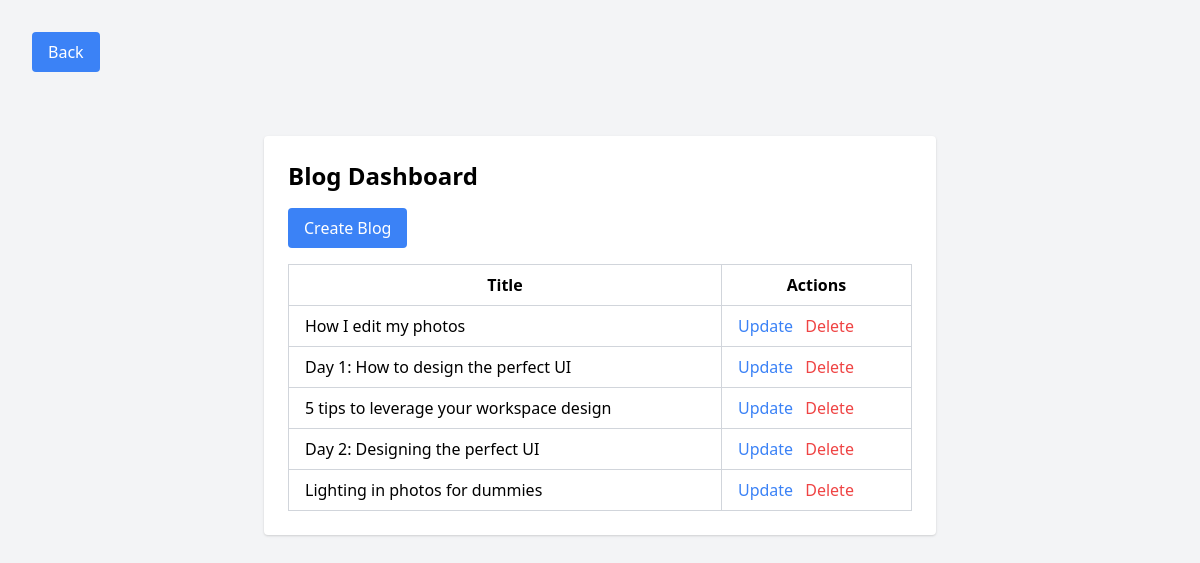
The page /dashboard (signed in) on the database its author committed.
### app.py (models this page shows)
class Blog(db.Model):
    id = db.Column(db.Integer, primary_key=True)
    title = db.Column(db.String(100), nullable=False)
    type = db.Column(db.String(100), nullable=False)
    date = db.Column(db.String(100), nullable=True)
    description = db.Column(db.Text, nullable=False)
    content = db.Column(db.Text, nullable=False)
    author_id = db.Column(db.Integer, db.ForeignKey('user.id'), nullable=False)

### app.py (the view)
@app.route('/dashboard')
def dashboard():
    try:
        if current_user.role == 'admin':
            blogs = Blog.query.all()
            return render_template('dashboard.html', blogs=blogs)
        else:
            return render_template('no_permission.html')
    except AttributeError:
        return render_template('no_permission.html')

### app.py (called while the page is built)
@login_manager.user_loader
def load_user(user_id):
    return User.query.get(int(user_id))

### templates/dashboard.html (shortened to what this page needs)
<!DOCTYPE html>
<html lang="en">
<head>
    <link href="https://cdn.jsdelivr.net/npm/tailwindcss@2.2.19/dist/tailwind.min.css" rel="stylesheet">
</head>
<body class="bg-gray-100 p-8">
    <header>
        <a href="{{url_for('index')}}" class="bg-blue-500 text-white px-4 py-2 rounded mb-4 inline-block">Back</a>
    </header>
    <br>
    <br>
    <div class="max-w-2xl mx-auto bg-white p-6 rounded shadow">
        <h1 class="text-2xl font-bold mb-4">Blog Dashboard</h1>
        <a href="{{ url_for('create') }}" class="bg-blue-500 text-white px-4 py-2 rounded mb-4 inline-block">Create Blog</a>
        <table class="w-full border-collapse border border-gray-300">
            <thead>
                <tr>
                    <th class="border border-gray-300 px-4 py-2">Title</th>
                    <th class="border border-gray-300 px-4 py-2">Actions</th>
                </tr>
            </thead>
            <tbody>
                {% for blog in blogs %}
                    <tr>
                        <td class="border border-gray-300 px-4 py-2">
                            <a href="{{ url_for('blog', blog_id=blog.id) }}">{{ blog.title }}</a>
                        </td>
                        <td class="border border-gray-300 px-4 py-2">
                            <a href="{{ url_for('update', blog_id=blog.id) }}" class="text-blue-500">Update</a>
                            <a href="{{ url_for('delete', blog_id=blog.id) }}" class="text-red-500 ml-2">Delete</a>
                        </td>
                    </tr>
                {% endfor %}
            </tbody>
        </table>
    </div>
</body>
</html>

### rows shown on the page
Blog: title "How I edit my photos"
Blog: title "Day 1: How to design the perfect UI"
Blog: title "5 tips to leverage your workspace design"
Blog: title "Day 2: Designing the perfect UI"
Blog: title "Lighting in photos for dummies"
